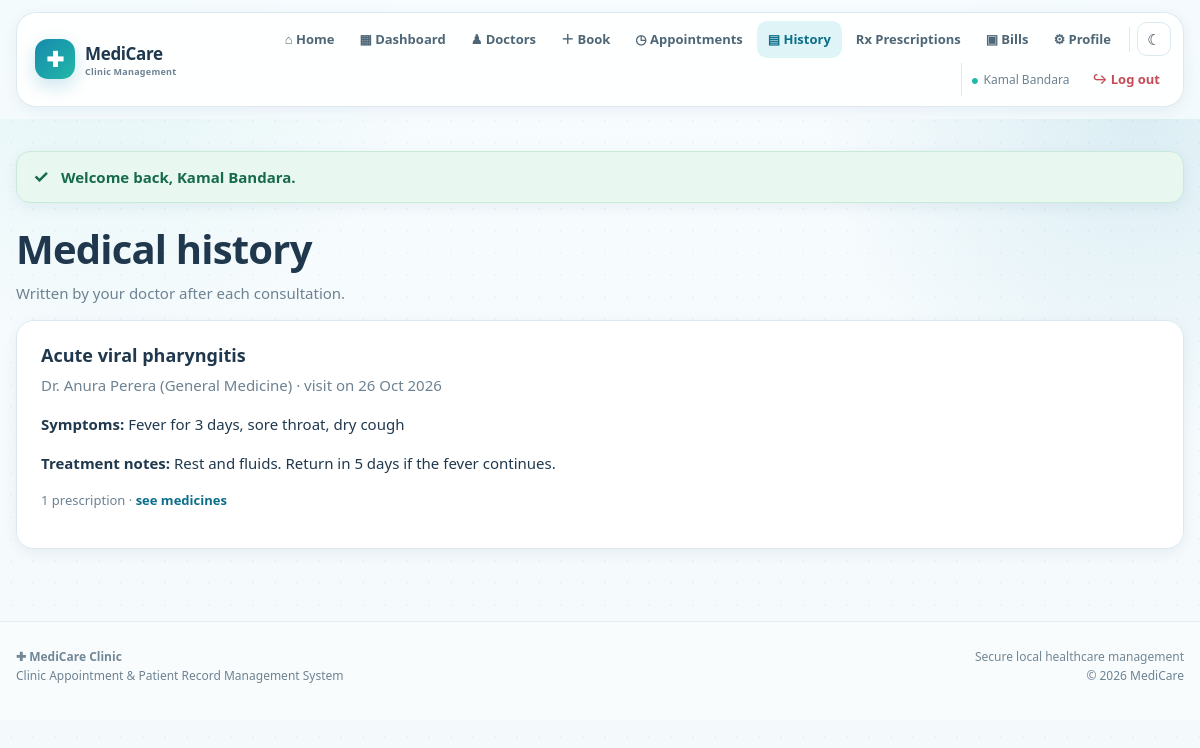
Screenshot of /index.php?page=patient/history (signed in) with the database file from the repository.
### tables this page shows
CREATE TABLE medical_record (
    Record_ID       INT AUTO_INCREMENT PRIMARY KEY,
    Appointment_ID  INT NOT NULL UNIQUE,
    Diagnosis       VARCHAR(255),
    Symptoms        VARCHAR(255),
    Treatment_Notes TEXT,
    Record_Date     DATE,
    CONSTRAINT fk_record_appt FOREIGN KEY (Appointment_ID) REFERENCES appointment(Appointment_ID)
);

CREATE TABLE appointment (
    Appointment_ID   INT AUTO_INCREMENT PRIMARY KEY,
    Patient_ID       INT NOT NULL,
    Doctor_ID        INT NOT NULL,
    Schedule_ID      INT,
    Receptionist_ID  INT,
    Appointment_Date DATE NOT NULL,
    Time_Slot        TIME NOT NULL,
    Queue_No         INT,
    Status           ENUM('Pending','Confirmed','Completed','Cancelled','No-Show')
                     NOT NULL DEFAULT 'Pending',
    Reason           VARCHAR(255),
    Created_At       TIMESTAMP DEFAULT CURRENT_TIMESTAMP,

     
     
     
    Slot_Key TIME GENERATED ALWAYS AS (IF(Status = 'Cancelled', NULL, Time_Slot)) STORED,

    CONSTRAINT fk_appt_patient  FOREIGN KEY (Patient_ID)  REFERENCES patient(Patient_ID),
    CONSTRAINT fk_appt_doctor   FOREIGN KEY (Doctor_ID)   REFERENCES doctor(Doctor_ID),
    CONSTRAINT fk_appt_schedule FOREIGN KEY (Schedule_ID) REFERENCES doctor_schedule(Schedule_ID),
    CONSTRAINT fk_appt_recep    FOREIGN KEY (Receptionist_ID) REFERENCES receptionist(Receptionist_ID),
     
    CONSTRAINT uq_doctor_slot UNIQUE (Doctor_ID, Appointment_Date, Slot_Key)
);

### config/helpers.php (called while the page is built, shortened)
<?php
function e($value)
{
    return htmlspecialchars((string)$value, ENT_QUOTES, 'UTF-8');
}
function url($page = 'home')
{
    return 'index.php?page=' . $page;
}
function view($name, $data = [])
{
    extract($data);
    require __DIR__ . '/../views/layout/header.php';
    require __DIR__ . '/../views/' . $name . '.php';
    require __DIR__ . '/../views/layout/footer.php';
}
function date_label($date)
{
    return date('d M Y', strtotime($date));
}

### controllers/PatientController.php (called while the page is built, shortened)
<?php
class PatientController
{
    private $pdo;
    public function __construct($pdo)
    {
        $this->pdo = $pdo;
    }
    public function history()
    {
        $record = new MedicalRecord($this->pdo);
        view('patient/history', [
            'records' => $record->findByPatient(ref_id()),
            'title'   => 'Medical History'
        ]);
    }
}

### index.php (called while the page is built, shortened)
<?php
require_once __DIR__ . '/config/database.php';
require_once __DIR__ . '/config/helpers.php';
require_once __DIR__ . '/models/Medical.php';
require_once __DIR__ . '/controllers/PatientController.php';
$page = $_GET['page'] ?? 'home';
list($controllerName, $method) = $routes[$page];
$controller = new $controllerName($pdo);
$controller->$method();

### models/Medical.php (called while the page is built, shortened)
<?php
class MedicalRecord
{
    private $pdo;
    public function __construct($pdo) { $this->pdo = $pdo; }
    public function findByPatient($patientId)
    {
        $stmt = $this->pdo->prepare(
            "SELECT r.*, a.Appointment_Date,
                    CONCAT('Dr. ',d.First_Name,' ',d.Last_Name) AS Doctor_Name,
                    s.Special_Name,
                    (SELECT COUNT(*) FROM prescription pr WHERE pr.Record_ID = r.Record_ID)
                        AS Prescription_Count
             FROM medical_record r
             JOIN appointment a ON r.Appointment_ID = a.Appointment_ID
             JOIN doctor d      ON a.Doctor_ID = d.Doctor_ID
             LEFT JOIN specialization s ON d.Special_ID = s.Special_ID
             WHERE a.Patient_ID = ?
             ORDER BY a.Appointment_Date DESC"
        );
        $stmt->execute([$patientId]);
        return $stmt->fetchAll();
    }
}

### views/patient/history.php (the view, shortened to what this page needs)
<h1>Medical history</h1>
<p class="muted">Written by your doctor after each consultation.</p>
<?php foreach ($records as $r): ?>
    <div class="card">
        <h3><?= e($r['Diagnosis']) ?></h3>
        <p class="muted">
            <?= e($r['Doctor_Name']) ?> (<?= e($r['Special_Name']) ?>)
            &middot; visit on <?= date_label($r['Appointment_Date']) ?>
        </p>
        <p><strong>Symptoms:</strong> <?= $r['Symptoms'] ? e($r['Symptoms']) : '-' ?></p>
        <p><strong>Treatment notes:</strong>
           <?= $r['Treatment_Notes'] ? nl2br(e($r['Treatment_Notes'])) : '-' ?></p>
        <p class="muted small">
            <?= (int)$r['Prescription_Count'] ?> prescription<?= $r['Prescription_Count'] == 1 ? '' : 's' ?>
            &middot; <a class="link" href="<?= url('patient/prescriptions') ?>">see medicines</a>
        </p>
    </div>
<?php endforeach; ?>

### assets/css/style.css (style rules this page uses)
:root { --primary: #168aad; --primary-dark: #0b6e8a; --primary-deep: #075985; --primary-soft: #e8f7fb; --accent: #22b8a7; --page: #f4f9fc; --surface: #ffffff; --surface-soft: #f8fcfe; --text: #20384d; --muted: #6d8292; --line: #dbe8ef; --success: #16845b; --success-soft: #e8f7ef; --warning: #b7791f; --warning-soft: #fff5df; --danger: #c54b58; --danger-soft: #fff0f2; --shadow-sm: 0 4px 14px rgba(25, 73, 97, .07); --shadow: 0 12px 32px rgba(25, 73, 97, .10); --shadow-lg: 0 22px 55px rgba(25, 73, 97, .14); --radius: 18px; --radius-sm: 12px; --radius-lg: 28px; }
* { box-sizing: border-box; }
html { scroll-behavior: smooth; }
body { margin: 0; min-height: 100vh; background: radial-gradient(circle at 8% 0%, rgba(34,184,167,.10), transparent 25%), radial-gradient(circle at 95% 15%, rgba(22,138,173,.12), transparent 24%), linear-gradient(180deg, #f7fcfe 0%, var(--page) 100%); color: var(--text); font-family: "Segoe UI", system-ui, -apple-system, BlinkMacSystemFont, Arial, sans-serif; font-size: 15px; line-height: 1.6; }
body::before { content: ""; position: fixed; inset: 0; pointer-events: none; background-image: radial-gradient(rgba(7, 89, 133, .035) 1px, transparent 1px); background-size: 22px 22px; z-index: -1; }
a { color: var(--primary-dark); }
h1, h2, h3 { color: var(--text); line-height: 1.2; }
h1 { margin: 0 0 8px; font-size: clamp(28px, 4vw, 40px); font-weight: 800; letter-spacing: -.8px; }
h3 { margin: 0 0 7px; font-size: 18px; font-weight: 750; }
p { margin-top: 0; }
.muted { color: var(--muted); }
.small { font-size: 13px; }
.link { font-weight: 650; text-decoration: none; }
.card { display: block; padding: 24px; background: rgba(255,255,255,.96); border: 1px solid var(--line); border-radius: var(--radius); box-shadow: var(--shadow-sm); transition: transform .22s ease, box-shadow .22s ease, border-color .22s ease; }

### rows the page displays
medical_record: Diagnosis "Acute viral pharyngitis", Doctor_Name "Dr. Anura Perera", Special_Name "General Medicine", Appointment_ID.Appointment_Date "26 Oct 2026", Symptoms "Fever for 3 days, sore throat, dry cough", Treatment_Notes "Rest and fluids. Return in 5 days if the fever continues.", Prescription_Count "1"

### other values shown
user_name() "Kamal Bandara"
$flash['text'] "Welcome back, Kamal Bandara."
